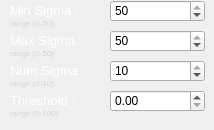
                   <widget class="QWidget" name="method3">
                    <property name="sizePolicy">
                     <sizepolicy hsizetype="Fixed" vsizetype="Expanding">
                      <horstretch>0</horstretch>
                      <verstretch>0</verstretch>
                     </sizepolicy>
                    </property>
                    <property name="minimumSize">
                     <size>
                      <width>0</width>
                      <height>100</height>
                     </size>
                    </property>
                    <widget class="QLabel" name="label_33">
                     <property name="geometry">
                      <rect>
                       <x>10</x>
                       <y>0</y>
                       <width>95</width>
                       <height>22</height>
                      </rect>
                     </property>
                     <property name="text">
                      <string>&lt;html&gt;&lt;head/&gt;&lt;body&gt;&lt;p&gt;&lt;span style=&quot; font-size:10pt; color:#ffffff;&quot;&gt;Min Sigma :&lt;/span&gt;&lt;/p&gt;&lt;/body&gt;&lt;/html&gt;</string>
                     </property>
                    </widget>
                    <widget class="QSpinBox" name="txtRedMinSigma">
                     <property name="geometry">
                      <rect>
                       <x>110</x>
                       <y>0</y>
                       <width>95</width>
                       <height>22</height>
                      </rect>
                     </property>
                     <property name="maximum">
                      <number>50</number>
                     </property>
                     <property name="value">
                      <number>50</number>
                     </property>
                    </widget>
                    <widget class="QLabel" name="label_34">
                     <property name="geometry">
                      <rect>
                       <x>10</x>
                       <y>30</y>
                       <width>95</width>
                       <height>22</height>
                      </rect>
                     </property>
                     <property name="text">
                      <string>&lt;html&gt;&lt;head/&gt;&lt;body&gt;&lt;p&gt;&lt;span style=&quot; font-size:10pt; color:#ffffff;&quot;&gt;Max Sigma :&lt;/span&gt;&lt;/p&gt;&lt;/body&gt;&lt;/html&gt;</string>
                     </property>
                    </widget>
                    <widget class="QSpinBox" name="txtRedMaxSigma">
                     <property name="geometry">
                      <rect>
                       <x>110</x>
                       <y>30</y>
                       <width>95</width>
                       <height>22</height>
                      </rect>
                     </property>
                     <property name="maximum">
                      <number>50</number>
                     </property>
                     <property name="value">
                      <number>50</number>
                     </property>
                    </widget>
                    <widget class="QLabel" name="label_35">
                     <property name="geometry">
                      <rect>
                       <x>10</x>
                       <y>60</y>
                       <width>95</width>
                       <height>22</height>
                      </rect>
                     </property>
                     <property name="text">
                      <string>&lt;html&gt;&lt;head/&gt;&lt;body&gt;&lt;p&gt;&lt;span style=&quot; font-size:10pt; color:#ffffff;&quot;&gt;Num Sigma :&lt;/span&gt;&lt;/p&gt;&lt;/body&gt;&lt;/html&gt;</string>
                     </property>
                    </widget>
                    <widget class="QSpinBox" name="txtRedNumSigma">
                     <property name="geometry">
                      <rect>
                       <x>110</x>
                       <y>60</y>
                       <width>95</width>
                       <height>22</height>
                      </rect>
                     </property>
                     <property name="maximum">
                      <number>10</number>
                     </property>
                     <property name="value">
                      <number>10</number>
                     </property>
                    </widget>
                    <widget class="QLabel" name="label_36">
                     <property name="geometry">
                      <rect>
                       <x>10</x>
                       <y>90</y>
                       <width>95</width>
                       <height>22</height>
                      </rect>
                     </property>
                     <property name="text">
                      <string>&lt;html&gt;&lt;head/&gt;&lt;body&gt;&lt;p&gt;&lt;span style=&quot; font-size:10pt; color:#ffffff;&quot;&gt;Threshold :&lt;/span&gt;&lt;/p&gt;&lt;/body&gt;&lt;/html&gt;</string>
                     </property>
                    </widget>
                    <widget class="QDoubleSpinBox" name="txtRedThreshold2">
                     <property name="geometry">
                      <rect>
                       <x>110</x>
                       <y>90</y>
                       <width>95</width>
                       <height>22</height>
                      </rect>
                     </property>
                    </widget>
                    <widget class="QLabel" name="label_37">
                     <property name="geometry">
                      <rect>
                       <x>10</x>
                       <y>15</y>
                       <width>95</width>
                       <height>16</height>
                      </rect>
                     </property>
                     <property name="autoFillBackground">
                      <bool>false</bool>
                     </property>
                     <property name="styleSheet">
                      <string notr="true">.QLabel{
background-color: rgba(0,0,0,0);
}</string>
                     </property>
                     <property name="text">
                      <string>&lt;html&gt;&lt;head/&gt;&lt;body&gt;&lt;p&gt;&lt;span style=&quot; font-size:6pt; color:#d3d7cf;&quot;&gt;range (0-50)&lt;/span&gt;&lt;/p&gt;&lt;/body&gt;&lt;/html&gt;</string>
                     </property>
                    </widget>
                    <widget class="QLabel" name="label_38">
                     <property name="geometry">
                      <rect>
                       <x>10</x>
                       <y>45</y>
                       <width>95</width>
                       <height>16</height>
                      </rect>
                     </property>
                     <property name="autoFillBackground">
                      <bool>false</bool>
                     </property>
                     <property name="styleSheet">
                      <string notr="true">.QLabel{
background-color: rgba(0,0,0,0);
}</string>
                     </property>
                     <property name="text">
                      <string>&lt;html&gt;&lt;head/&gt;&lt;body&gt;&lt;p&gt;&lt;span style=&quot; font-size:6pt; color:#d3d7cf;&quot;&gt;range (0-50)&lt;/span&gt;&lt;/p&gt;&lt;/body&gt;&lt;/html&gt;</string>
                     </property>
                    </widget>
                    <widget class="QLabel" name="label_39">
                     <property name="geometry">
                      <rect>
                       <x>10</x>
                       <y>75</y>
                       <width>95</width>
                       <height>16</height>
                      </rect>
                     </property>
                     <property name="autoFillBackground">
                      <bool>false</bool>
                     </property>
                     <property name="styleSheet">
                      <string notr="true">.QLabel{
background-color: rgba(0,0,0,0);
}</string>
                     </property>
                     <property name="text">
                      <string>&lt;html&gt;&lt;head/&gt;&lt;body&gt;&lt;p&gt;&lt;span style=&quot; font-size:6pt; color:#d3d7cf;&quot;&gt;range (0-10)&lt;/span&gt;&lt;/p&gt;&lt;/body&gt;&lt;/html&gt;</string>
                     </property>
                    </widget>
                    <widget class="QLabel" name="label_40">
                     <property name="geometry">
                      <rect>
                       <x>10</x>
                       <y>105</y>
                       <width>95</width>
                       <height>16</height>
                      </rect>
                     </property>
                     <property name="autoFillBackground">
                      <bool>false</bool>
                     </property>
                     <property name="styleSheet">
                      <string notr="true">.QLabel{
background-color: rgba(0,0,0,0);
}</string>
                     </property>
                     <property name="text">
                      <string>&lt;html&gt;&lt;head/&gt;&lt;body&gt;&lt;p&gt;&lt;span style=&quot; font-size:6pt; color:#d3d7cf;&quot;&gt;range (0-100)&lt;/span&gt;&lt;/p&gt;&lt;/body&gt;&lt;/html&gt;</string>
                     </property>
                    </widget>
                   </widget>
